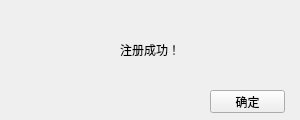
<?xml version="1.0" encoding="UTF-8"?>
<ui version="4.0">
 <class>Q_RegisterSuccess</class>
 <widget class="QWidget" name="Q_RegisterSuccess">
  <property name="geometry">
   <rect>
    <x>0</x>
    <y>0</y>
    <width>300</width>
    <height>120</height>
   </rect>
  </property>
  <property name="windowTitle">
   <string>千词斩 Version 1.0</string>
  </property>
  <widget class="QPushButton" name="button_Yes">
   <property name="geometry">
    <rect>
     <x>210</x>
     <y>90</y>
     <width>75</width>
     <height>23</height>
    </rect>
   </property>
   <property name="text">
    <string>确定</string>
   </property>
  </widget>
  <widget class="QLabel" name="label">
   <property name="geometry">
    <rect>
     <x>0</x>
     <y>30</y>
     <width>300</width>
     <height>40</height>
    </rect>
   </property>
   <property name="text">
    <string>注册成功！</string>
   </property>
   <property name="alignment">
    <set>Qt::AlignCenter</set>
   </property>
  </widget>
 </widget>
 <layoutdefault spacing="6" margin="11"/>
 <resources/>
 <connections/>
</ui>
